Frame 1 (no input): blank canvas, image omitted
Frame 60 (no input): blank canvas, image omitted
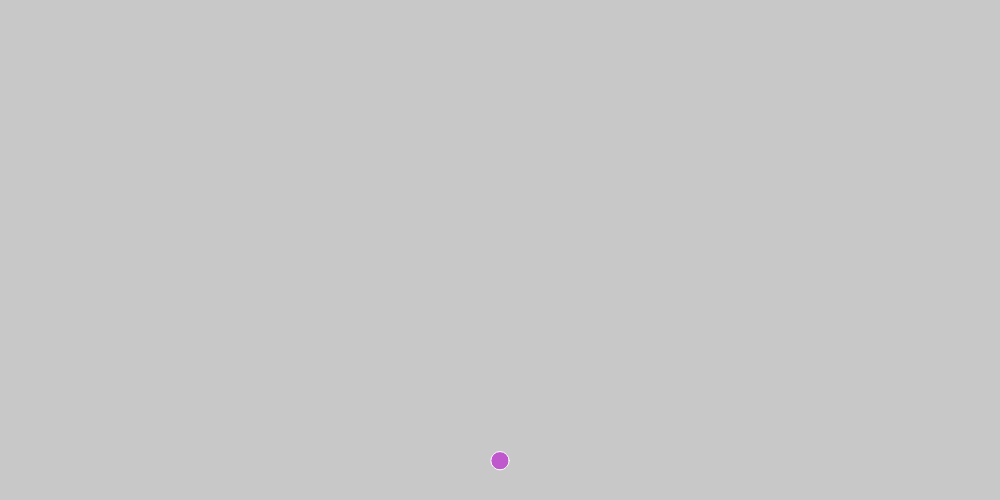
Frame 120 (the mouse pressed at the canvas centre since frame 60)

The p5.js sketch whose frames 1 and 60 were blank and that drew this single picture after the mouse press (run headless with seeded random() and noise() and a simulated clock; from frame 60 on, the mouse is pressed at the canvas centre):

// p5.js sketch
// ── sketch.js
var balls = [];

function setup() {
	createCanvas(1000, 500);

}

function draw() {
	background(200);

	for (var i = 0; i < balls.length; i++) {
		balls[i].display();
	}

}

function mousePressed() {
	var b = new Ball();
	b.x = mouseX;
	b.y = mouseY;
	b.speed = random(5);
	b.d = random(10, 50);
	b.fill = color(random(255), random(255), random(255));

	balls.push(b);
}

function Ball() {
	this.x;
	this.y;
	this.speed;
	this.fill;
	this.d;

	this.display = function() {
		stroke(255);
		fill(this.fill);
		ellipse(this.x, this.y, this.d, this.d);

		this.y = this.y + this.speed;

		if (this.y >= height || this.y <= 0) {
			this.speed = this.speed * -1;
		}
	}
}
